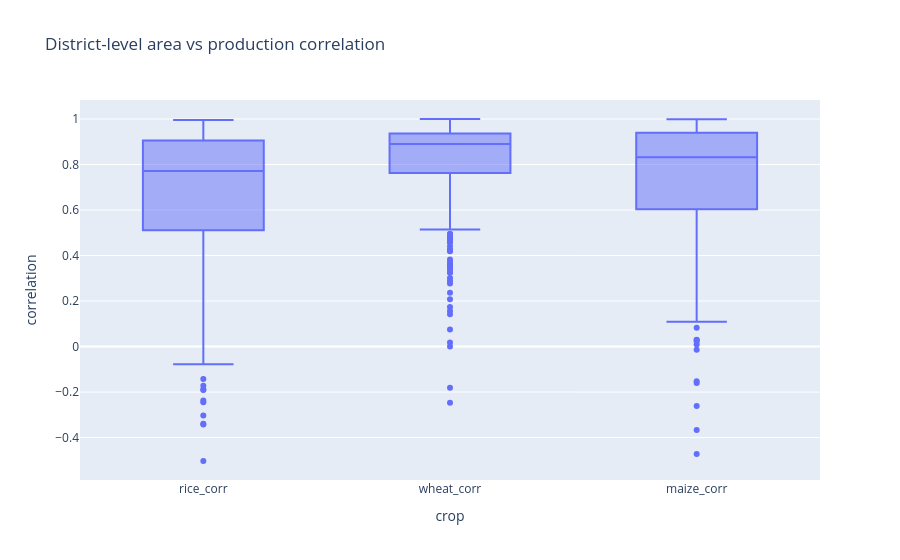

Here is the notebook cell this chart was saved with:
### Markdown cell above
4.District-wise Correlation Between Area and Production for Rice, Wheat, Maize

### Code cell
raw = run_query("""
SELECT DIST_NAME, STATE_NAME,
       RICE_AREA_1000_HA,  RICE_PRODUCTION_1000_TONS,
       WHEAT_AREA_1000_HA, WHEAT_PRODUCTION_1000_TONS,
       MAIZE_AREA_1000_HA, MAIZE_PRODUCTION_1000_TONS
FROM agri_data
""")
raw.columns = [c.upper() for c in raw.columns]

def district_corr(df, crop, min_years=10):
    area, prod = f"{crop}_AREA_1000_HA", f"{crop}_PRODUCTION_1000_TONS"
    d = df[(df[area] > 0) & (df[prod] > 0)]
    rows = []
    for (dist, state), g in d.groupby(["DIST_NAME", "STATE_NAME"]):
        if len(g) >= min_years:
            rows.append((dist, state, g[area].corr(g[prod])))
    return pd.DataFrame(rows, columns=["district", "state", f"{crop.lower()}_corr"])

df4 = (district_corr(raw, "RICE")
       .merge(district_corr(raw, "WHEAT"), on=["district", "state"], how="outer")
       .merge(district_corr(raw, "MAIZE"), on=["district", "state"], how="outer")
       .round(3))
display(df4.head(20))
display(df4[["rice_corr", "wheat_corr", "maize_corr"]].describe().round(3))
px.box(df4.melt(id_vars=["district", "state"], var_name="crop", value_name="correlation"),
       x="crop", y="correlation", title="District-level area vs production correlation").show()

### Figure 1 — Plotly figure (JSON) as saved in the notebook; plotly's stock layout.template omitted (floating-point values rounded to 4 significant figures; data arrays with more than 128 entries replaced by an {"elided": "..."} marker saying what was removed)
{"data": [{"alignmentgroup": "True", "hovertemplate": "crop=%{x}<br>correlation=%{y}<extra></extra>", "legendgroup": "", "marker": {"color": "#636efa"}, "name": "", "notched": false, "offsetgroup": "", "orientation": "v", "showlegend": false, "type": "box", "x": {"elided": "933 str values"}, "x0": " ", "xaxis": "x", "y": {"elided": "933 float values"}, "y0": " ", "yaxis": "y"}], "layout": {"boxmode": "group", "legend": {"tracegroupgap": 0}, "title": {"text": "District-level area vs production correlation"}, "xaxis": {"anchor": "y", "domain": [0, 1], "title": {"text": "crop"}}, "yaxis": {"anchor": "x", "domain": [0, 1], "title": {"text": "correlation"}}}}
